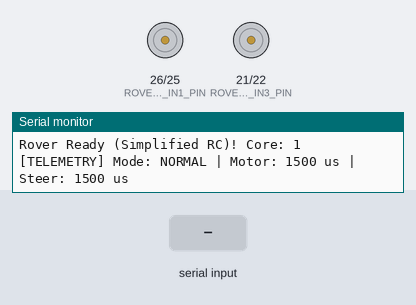
The program below on a simulated ESP32. Shown: motor-driver pin pairs drawn as motors (green arrow = first pin HIGH = forward, orange = second pin HIGH = backward, longer = more drive, scaled by the enable pin), the last lines printed to the serial monitor. The test bench sets the inputs (shaded band). WiFi joins after 1.5 s; servers stay silent unless stated; storage starts empty.

Above: at 1.7 s.
1.8 s: "P\n" received over Serial
At 3.0 s:
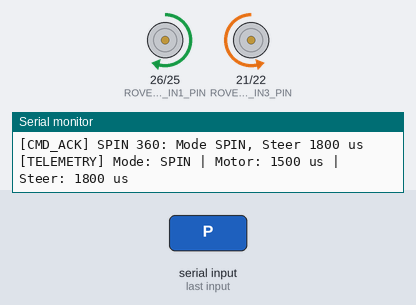
3.3 s: "F90\n" received over Serial
At 4.2 s:
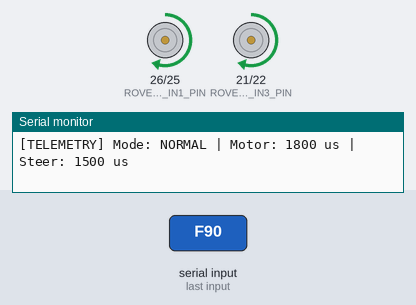
4.8 s: "B90\n" received over Serial
At 5.1 s:
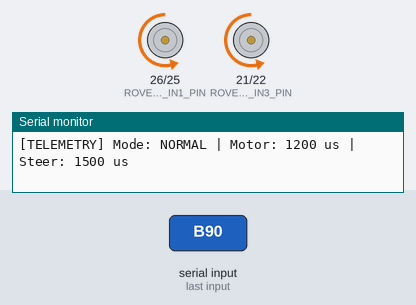
6.3 s: "L90\n" received over Serial
At 7.3 s:
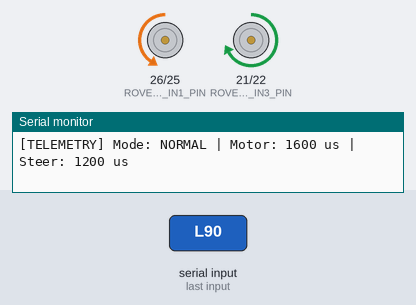
7.8 s: "R90\n" received over Serial
At 9.0 s:
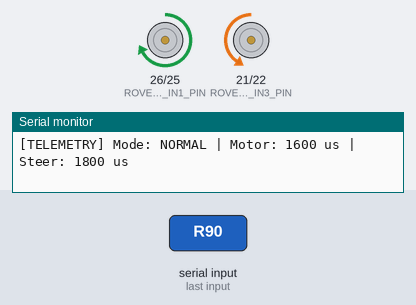
9.3 s: "S90\n" received over Serial
At 10.0 s:
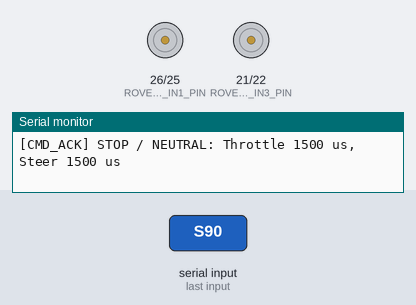
Timing chart, 0 to 11.8 s (numbered marks = the images above; inputs shaded):
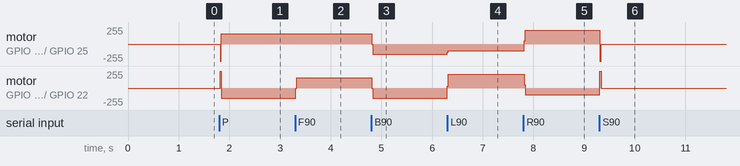

The program:

main.cpp
```cpp
/*
 * Simplified Rover RC Firmware
 * Controlled exclusively as an RC car via WiFi Access Point ("Rover") using WebSockets.
 * Hardware features such as arm, camera head, LoRa and RMT receiver are disabled.
 */

#include <Arduino.h>
#include <freertos/FreeRTOS.h>
#include <freertos/semphr.h>
#include <esp_log.h>
#include "rover_config.h"
#include "wifi_controller.h"
#include "rover_driving.h"
#include "rover_kinematics.h"

#define DEBUG

#ifdef DEBUG
#define LOG Serial.print
#define LOGF Serial.printf
#define LOGLN Serial.println
#else
#define LOG(msg)
#define LOGF(...)
#define LOGLN(msg)
#endif

static const char* TAG = "ROVER_MAIN";

static uint16_t rc_values[RC_NUM_CHANNELS][RC_FILTER_SAMPLES];
static uint8_t rc_value_index = 0;

static RoverMode current_rover_mode = DRIVE_TURN_NORMAL;
static bool wifi_control_enabled = false;

static void handle_wifi_controller_status(WifiControllerStatus status);
static void handle_controller_disconnected(uint16_t last_sampled_signal);
static uint16_t filter_signal(uint16_t* signals);

static uint32_t last_telemetry_ms = 0;
static uint16_t serial_steer = RC_CENTER;
static uint16_t serial_throttle = RC_CENTER;
static RoverMode serial_mode = DRIVE_TURN_NORMAL;
static bool serial_override = false;

static void process_serial_commands() {
    while (Serial.available()) {
        String line = Serial.readStringUntil('\n');
        line.trim();
        if (line.length() == 0) continue;

        char c = toupper(line[0]);
        if (c == 'F') { // Forward
            serial_override = true;
            serial_throttle = 1800;
            serial_steer = 1500;
            serial_mode = DRIVE_TURN_NORMAL;
            Serial.println("[CMD_ACK] FORWARD: Throttle 1800 us, Steer 1500 us");
        } else if (c == 'B') { // Backward
            serial_override = true;
            serial_throttle = 1200;
            serial_steer = 1500;
            serial_mode = DRIVE_TURN_NORMAL;
            Serial.println("[CMD_ACK] BACKWARD: Throttle 1200 us, Steer 1500 us");
        } else if (c == 'L') { // Left
            serial_override = true;
            serial_throttle = 1600;
            serial_steer = 1200;
            serial_mode = DRIVE_TURN_NORMAL;
            Serial.println("[CMD_ACK] TURN LEFT: Throttle 1600 us, Steer 1200 us");
        } else if (c == 'R') { // Right
            serial_override = true;
            serial_throttle = 1600;
            serial_steer = 1800;
            serial_mode = DRIVE_TURN_NORMAL;
            Serial.println("[CMD_ACK] TURN RIGHT: Throttle 1600 us, Steer 1800 us");
        } else if (c == 'S') { // Stop
            serial_override = false;
            serial_throttle = 1500;
            serial_steer = 1500;
            serial_mode = DRIVE_TURN_NORMAL;
            Serial.println("[CMD_ACK] STOP / NEUTRAL: Throttle 1500 us, Steer 1500 us");
        } else if (c == 'P') { // Pivot / Spin
            serial_override = true;
            serial_throttle = 1500;
            serial_steer = 1800;
            serial_mode = DRIVE_TURN_SPIN;
            Serial.println("[CMD_ACK] SPIN 360: Mode SPIN, Steer 1800 us");
        } else if (c == 'T') { // Run Self-Test
            Serial.println("[CMD_ACK] RUNNING SELF-TEST...");
            run_rover_kinematics_self_test();
        } else if (line.startsWith("CMD:")) {
            int comma1 = line.indexOf(',');
            int comma2 = line.indexOf(',', comma1 + 1);
            if (comma1 > 0 && comma2 > 0) {
                serial_override = true;
                serial_steer = line.substring(4, comma1).toInt();
                serial_throttle = line.substring(comma1 + 1, comma2).toInt();
                int m = line.substring(comma2 + 1).toInt();
                serial_mode = (m == 1) ? DRIVE_TURN_SPIN : DRIVE_TURN_NORMAL;
                Serial.printf("[CMD_ACK] CUSTOM: Steer=%u us, Throttle=%u us, Mode=%s\n",
                              serial_steer, serial_throttle,
                              (serial_mode == DRIVE_TURN_SPIN ? "SPIN" : "NORMAL"));
            }
        }
    }
}

void setup() {
    Serial.begin(SERIAL_PORT_SPEED);
    delay(500);
    Serial.println();
    Serial.println("=================================");
    Serial.println(" Mars Rover Firmware (Wokwi Sim)");
    Serial.println(" Mode: Standalone RC / WebSockets");
    Serial.println(" Commands: F, B, L, R, S, P");
    Serial.println("=================================");

    rover_driving_init();
    handle_controller_disconnected(0);

    // Run built-in kinematics verification
    run_rover_kinematics_self_test();

    wifi_controller_init("Rover", NULL, WIFI_CONTROLLER_AP);
    wifi_controller_register_connection_callback(&handle_wifi_controller_status);

    Serial.printf("Rover Ready (Simplified RC)! Core: %d\n", xPortGetCoreID());
}

void loop() {
    process_serial_commands();

    uint16_t steer_raw;
    uint16_t motor_raw;
    RoverMode mode;

    if (serial_override) {
        steer_raw = serial_steer;
        motor_raw = serial_throttle;
        mode = serial_mode;
    } else {
        steer_raw = wifi_controller_get_ch_val(RC_STEER_CHANNEL);
        motor_raw = wifi_controller_get_ch_val(RC_MOTOR_CHANNEL);
        uint16_t mode_raw  = wifi_controller_get_ch_val(RC_ROVER_MODE_ROVER_CHANNEL);
        mode = (mode_raw >= 1400 && mode_raw <= 1600) ? DRIVE_TURN_SPIN : DRIVE_TURN_NORMAL;
    }

    rc_values[RC_STEER_CHANNEL][rc_value_index] = steer_raw;
    rc_values[RC_MOTOR_CHANNEL][rc_value_index] = motor_raw;

    if (mode != current_rover_mode) {
        current_rover_mode = mode;
        rover_driving_set_drive_mode(current_rover_mode);
    }

    uint16_t motor_signal = filter_signal(rc_values[RC_MOTOR_CHANNEL]);
    uint16_t steer_signal = filter_signal(rc_values[RC_STEER_CHANNEL]);

    // Differential Skid-Steering: pass both throttle and steer signals
    rover_driving_move(motor_signal, steer_signal);

    uint32_t now = millis();
    if (now - last_telemetry_ms >= 1000) {
        last_telemetry_ms = now;
        Serial.printf("[TELEMETRY] Mode: %s | Motor: %u us | Steer: %u us\n",
                      (current_rover_mode == DRIVE_TURN_SPIN ? "SPIN" : "NORMAL"),
                      motor_signal,
                      steer_signal);
    }

    rc_value_index = (rc_value_index + 1) % RC_FILTER_SAMPLES;
    vTaskDelay(pdMS_TO_TICKS(20));
}

static void handle_wifi_controller_status(WifiControllerStatus status) {
    LOGF("Wifi Controller status: %d\n", status);
    if (status != WIFI_CONTROLLER_CONNECTED) {
        handle_controller_disconnected(0);
        wifi_control_enabled = false;
    } else {
        wifi_control_enabled = true;
    }
}

static void handle_controller_disconnected(uint16_t last_sampled_signal) {
    // Set all RC values to mid position if signal is 0 (controller disconnected)
    if (last_sampled_signal == 0) {
        for (uint8_t channel = 0; channel < RC_NUM_CHANNELS; channel++) {
            for (uint8_t sample = 0; sample < RC_FILTER_SAMPLES; sample++) {
                rc_values[channel][sample] = RC_CENTER;
            }
        }
    }
}

static uint16_t filter_signal(uint16_t* signals) {
    return filter_rc_signal(signals, RC_FILTER_SAMPLES);
}
```

rover_driving.cpp
```cpp
#include "Arduino.h"
#include "rover_driving.h"
#include "rover_kinematics.h"
#include "rover_config.h"

static RoverMode current_rover_mode = DRIVE_TURN_NORMAL;

static void write_pwm_left(uint8_t duty) {
#if defined(ESP_ARDUINO_VERSION_MAJOR) && ESP_ARDUINO_VERSION_MAJOR >= 3
    ledcWrite(ROVER_L298N_ENA_PIN, duty);
#else
    ledcWrite(L298N_PWM_CHANNEL_LEFT, duty);
#endif
}

static void write_pwm_right(uint8_t duty) {
#if defined(ESP_ARDUINO_VERSION_MAJOR) && ESP_ARDUINO_VERSION_MAJOR >= 3
    ledcWrite(ROVER_L298N_ENB_PIN, duty);
#else
    ledcWrite(L298N_PWM_CHANNEL_RIGHT, duty);
#endif
}

static void apply_l298n_left(uint8_t pwm, MotorDirection dir) {
    if (dir == MOTOR_FORWARD) {
        digitalWrite(ROVER_L298N_IN1_PIN, HIGH);
        digitalWrite(ROVER_L298N_IN2_PIN, LOW);
    } else if (dir == MOTOR_BACKWARD) {
        digitalWrite(ROVER_L298N_IN1_PIN, LOW);
        digitalWrite(ROVER_L298N_IN2_PIN, HIGH);
    } else {
        digitalWrite(ROVER_L298N_IN1_PIN, LOW);
        digitalWrite(ROVER_L298N_IN2_PIN, LOW);
        pwm = 0;
    }
    write_pwm_left(pwm);
}

static void apply_l298n_right(uint8_t pwm, MotorDirection dir) {
    if (dir == MOTOR_FORWARD) {
        digitalWrite(ROVER_L298N_IN3_PIN, HIGH);
        digitalWrite(ROVER_L298N_IN4_PIN, LOW);
    } else if (dir == MOTOR_BACKWARD) {
        digitalWrite(ROVER_L298N_IN3_PIN, LOW);
        digitalWrite(ROVER_L298N_IN4_PIN, HIGH);
    } else {
        digitalWrite(ROVER_L298N_IN3_PIN, LOW);
        digitalWrite(ROVER_L298N_IN4_PIN, LOW);
        pwm = 0;
    }
    write_pwm_right(pwm);
}

void rover_driving_init(void) {
    // Direction GPIO pins for Left H-bridge
    pinMode(ROVER_L298N_IN1_PIN, OUTPUT);
    pinMode(ROVER_L298N_IN2_PIN, OUTPUT);
    digitalWrite(ROVER_L298N_IN1_PIN, LOW);
    digitalWrite(ROVER_L298N_IN2_PIN, LOW);

    // Direction GPIO pins for Right H-bridge
    pinMode(ROVER_L298N_IN3_PIN, OUTPUT);
    pinMode(ROVER_L298N_IN4_PIN, OUTPUT);
    digitalWrite(ROVER_L298N_IN3_PIN, LOW);
    digitalWrite(ROVER_L298N_IN4_PIN, LOW);

    // Hardware PWM (LEDC) for speed control
#if defined(ESP_ARDUINO_VERSION_MAJOR) && ESP_ARDUINO_VERSION_MAJOR >= 3
    ledcAttach(ROVER_L298N_ENA_PIN, L298N_PWM_FREQ, L298N_PWM_RESOLUTION);
    ledcAttach(ROVER_L298N_ENB_PIN, L298N_PWM_FREQ, L298N_PWM_RESOLUTION);
#else
    ledcSetup(L298N_PWM_CHANNEL_LEFT, L298N_PWM_FREQ, L298N_PWM_RESOLUTION);
    ledcAttachPin(ROVER_L298N_ENA_PIN, L298N_PWM_CHANNEL_LEFT);

    ledcSetup(L298N_PWM_CHANNEL_RIGHT, L298N_PWM_FREQ, L298N_PWM_RESOLUTION);
    ledcAttachPin(ROVER_L298N_ENB_PIN, L298N_PWM_CHANNEL_RIGHT);
#endif

    rover_driving_stop();
}

void rover_driving_set_drive_mode(RoverMode mode) {
    current_rover_mode = mode;
}

void rover_driving_move(uint16_t throttle_signal, uint16_t steer_signal) {
    MotorOutputs outputs = calculate_motors(current_rover_mode, throttle_signal, steer_signal);
    apply_l298n_left(outputs.left_pwm, outputs.left_dir);
    apply_l298n_right(outputs.right_pwm, outputs.right_dir);
}

void rover_driving_steer(uint16_t steer_signal) {
    // In differential drive, steering is applied synchronously in rover_driving_move.
    (void)steer_signal;
}

void rover_driving_stop(void) {
    apply_l298n_left(0, MOTOR_STOP);
    apply_l298n_right(0, MOTOR_STOP);
}
```

rover_driving.h
```cpp
#pragma once
#include <stdint.h>

typedef enum RoverMode {
  DRIVE_TURN_NORMAL = 0,
  DRIVE_TURN_SPIN   = 1
} RoverMode;

void rover_driving_init(void);
void rover_driving_set_drive_mode(RoverMode mode);
void rover_driving_move(uint16_t throttle_signal, uint16_t steer_signal = 1500);
void rover_driving_steer(uint16_t steer_signal);
void rover_driving_stop(void);
```

rover_kinematics.h
```cpp
#pragma once

#include <stdint.h>
#include <stdlib.h>
#include "rover_driving.h"

#ifndef RC_LOW
#define RC_LOW 1000
#endif
#ifndef RC_CENTER
#define RC_CENTER 1500
#endif
#ifndef RC_HIGH
#define RC_HIGH 2000
#endif

typedef enum MotorDirection {
    MOTOR_STOP = 0,
    MOTOR_FORWARD = 1,
    MOTOR_BACKWARD = 2
} MotorDirection;

struct MotorOutputs {
    uint16_t left;          // RC us value [1000..2000] (legacy / telemetry compatibility)
    uint16_t right;         // RC us value [1000..2000] (legacy / telemetry compatibility)
    int16_t left_speed;     // Normalized speed: -500 (full reverse) to +500 (full forward), 0 = stop
    int16_t right_speed;    // Normalized speed: -500 to +500
    uint8_t left_pwm;       // 0 to 255 (duty cycle for L298N ENA)
    uint8_t right_pwm;      // 0 to 255 (duty cycle for L298N ENB)
    MotorDirection left_dir;   // Direction for L298N IN1, IN2
    MotorDirection right_dir;  // Direction for L298N IN3, IN4
};

MotorOutputs calculate_motors(RoverMode mode, uint16_t throttle_signal, uint16_t steer_signal);
uint16_t filter_rc_signal(const uint16_t* samples, uint8_t sample_count);
bool run_rover_kinematics_self_test(void);
```

rover_servo.cpp
```cpp
#include "rover_servo.h"

// Servos have been eliminated from the project.
// The rover now uses skid-steering differential drive with an L298N motor driver.
// These functions are retained as no-ops for API compatibility.

void rover_servo_init(void) {}
void rover_servo_write(RoverServoId servoId, uint16_t us, bool full_range) {
    (void)servoId; (void)us; (void)full_range;
}
void rover_servo_move(RoverServoId servoId, uint16_t pos, uint8_t speed) {
    (void)servoId; (void)pos; (void)speed;
}
void rover_servo_pause(RoverServoId servoId) { (void)servoId; }
void rover_servo_resume(RoverServoId servoId) { (void)servoId; }
```

rover_servo.h
```cpp
#pragma once

#include <Arduino.h>

#define SERVO_MAX_SPEED 10
#define SERVO_MIN_SPEED 1

typedef enum RoverServoId {
  SERVO_FRONT_LEFT = 0,
  SERVO_FRONT_RIGHT,
  SERVO_BACK_LEFT,
  SERVO_BACK_RIGHT,
  SERVO_LAST
} RoverServoId;

void rover_servo_init(void);
void rover_servo_write(RoverServoId servoId, uint16_t us, bool full_range = false);

void rover_servo_move(RoverServoId servoId, uint16_t pos, uint8_t speed);
void rover_servo_pause(RoverServoId servoId);
void rover_servo_resume(RoverServoId servoId);
```

wifi_controller.h
```cpp
#pragma once

#include <Arduino.h>

typedef enum WifiControllerStatus
{
  WIFI_CONTROLLER_CONNECTED,
  WIFI_CONTROLLER_DISCONNECTED,
} WifiControllerStatus;

typedef enum WifiControllerMode
{
  WIFI_CONTROLLER_STATION,
  WIFI_CONTROLLER_AP,
} WifiControllerMode;

typedef void(WifiControllerStatusCb(WifiControllerStatus status));

void wifi_controller_init(const char* ssid, const char* password, WifiControllerMode mode);
void wifi_controller_register_connection_callback(WifiControllerStatusCb* cb);
void wifi_controller_ws_send_bin(uint8_t* data, uint32_t length);
void wifi_controller_udp_send_bin(uint8_t* data, uint32_t length);
void wifi_controller_deinit(void);
uint16_t wifi_controller_get_val(uint8_t channel);
#define wifi_controller_get_ch_val wifi_controller_get_val
```

rover_config.h
```cpp
#pragma once

#define SERIAL_PORT_SPEED 115200

#define RC_NUM_CHANNELS   6
#define RC_FILTER_SAMPLES 2

#define RC_LOW    1000
#define RC_CENTER 1500
#define RC_HIGH   2000

#define RC_CH1  0
#define RC_CH2  1
#define RC_CH3  2
#define RC_CH4  3
#define RC_CH5  4
#define RC_CH6  5

// Input pins connected to each channel on RC Receiver
#define RC_CH1_INPUT  34
#define RC_CH2_INPUT  35
#define RC_CH3_INPUT  4
#define RC_CH4_INPUT  39
#define RC_CH5_INPUT  25
#define RC_CH6_INPUT  36

#define RC_STEER_CHANNEL      RC_CH1
#define RC_MOTOR_CHANNEL      RC_CH2
#define RC_HEAD_YAW_CHANNEL   RC_CH3
#define RC_HEAD_PITCH_CHANNEL RC_CH4

#define RC_ROVER_MODE_ROVER_CHANNEL RC_CH5
#define RC_ARM_MODE_ROVER_CHANNEL   RC_CH6

#define ARM_NUM_AXIS 6

// ============================================================================
// L298N DUAL H-BRIDGE MOTOR DRIVER PINS (4 DC MOTORS)
// ============================================================================
// Left Motors (OUT1 & OUT2 in parallel)
#define ROVER_L298N_ENA_PIN 27
#define ROVER_L298N_IN1_PIN 26
#define ROVER_L298N_IN2_PIN 25

// Right Motors (OUT3 & OUT4 in parallel)
#define ROVER_L298N_IN3_PIN        21    // Direction Pin 3
#define ROVER_L298N_IN4_PIN        22    // Direction Pin 4
#define ROVER_L298N_ENB_PIN        13    // PWM Speed Control (LEDC Channel 1)

// Backward compatibility alias definitions
#define ROVER_MOTORS_LEFT_PIN      ROVER_L298N_ENA_PIN
#define ROVER_MOTORS_RIGHT_PIN     ROVER_L298N_ENB_PIN

// PWM Hardware Configuration (LEDC on ESP32)
#define L298N_PWM_FREQ             1000  // 1 kHz (smooth operation for L298N)
#define L298N_PWM_RESOLUTION       8     // 8-bit resolution (0 - 255)
#define L298N_PWM_CHANNEL_LEFT     0
#define L298N_PWM_CHANNEL_RIGHT    1

#define ROVER_SETTINGS_SWITCH_1    2
#define ROVER_SETTINGS_SWITCH_2    23

const uint16_t config_default_ch_values[RC_NUM_CHANNELS] = { RC_CENTER, RC_CENTER, RC_CENTER, RC_CENTER, RC_LOW, RC_CENTER };
```

Source omitted: rover_kinematics.cpp (7719 bytes), wifi_controller.cpp (6859 bytes)

Measured:
- after the input at 1.8 s, motor on GPIO 26 (ROVER_L298N_IN1_PIN) / GPIO 25 (ROVER_L298N_IN2_PIN): stopped → forward 152/255 at once; motor on GPIO 21 (ROVER_L298N_IN3_PIN) / GPIO 22 (ROVER_L298N_IN4_PIN): stopped → backward 152/255 at once
- after the input at 3.3 s, motor on GPIO 21 (ROVER_L298N_IN3_PIN) / GPIO 22 (ROVER_L298N_IN4_PIN): backward 152/255 → forward 152/255 at once
- after the input at 4.8 s, motor on GPIO 26 (ROVER_L298N_IN1_PIN) / GPIO 25 (ROVER_L298N_IN2_PIN), motor on GPIO 21 (ROVER_L298N_IN3_PIN) / GPIO 22 (ROVER_L298N_IN4_PIN): forward 152/255 → backward 152/255 at once
- after the input at 6.3 s, motor on GPIO 26 (ROVER_L298N_IN1_PIN) / GPIO 25 (ROVER_L298N_IN2_PIN): backward 152/255 → backward 102/255 at once; motor on GPIO 21 (ROVER_L298N_IN3_PIN) / GPIO 22 (ROVER_L298N_IN4_PIN): backward 152/255 → forward 203/255 at once
- after the input at 7.8 s, motor on GPIO 26 (ROVER_L298N_IN1_PIN) / GPIO 25 (ROVER_L298N_IN2_PIN): backward 102/255 → forward 203/255 at once; motor on GPIO 21 (ROVER_L298N_IN3_PIN) / GPIO 22 (ROVER_L298N_IN4_PIN): forward 203/255 → backward 102/255 at once
- after the input at 9.3 s, motor on GPIO 26 (ROVER_L298N_IN1_PIN) / GPIO 25 (ROVER_L298N_IN2_PIN): forward 203/255 → stopped at once; motor on GPIO 21 (ROVER_L298N_IN3_PIN) / GPIO 22 (ROVER_L298N_IN4_PIN): backward 102/255 → stopped at once
